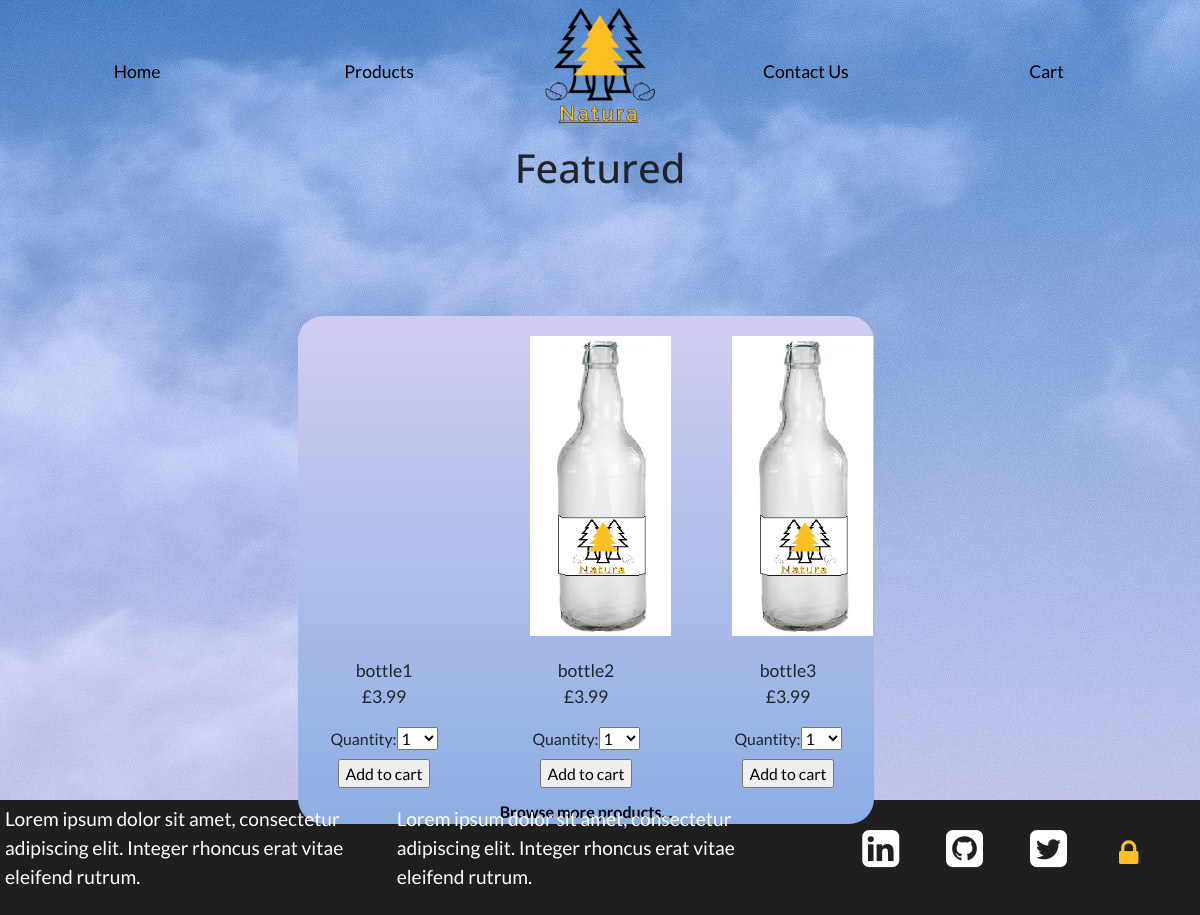
The page / on the database its author committed.
### products/models.py (models this page shows, shortened)
class add_product(models.Model):
    PRODUCT_CHOICES = (
        ('1', 'Bottle'), ('2', 'Crate'), ('3', 'Keg'))
    product_type = models.CharField(
        max_length=50, choices=PRODUCT_CHOICES, default='')
    product_title = models.CharField(max_length=50, blank=False)
    product_price = models.DecimalField(max_digits=10, default=0, decimal_places=2)
    product_img = models.ImageField(upload_to="static/img/product", blank=True, null=True)
    featured = models.BooleanField(default=False)

### home/views.py (the view)
# urls.py: 2. Add a URL to urlpatterns:  path('', views.home, name='home')
def home(request):
    cart = Cart(request)
    n = 0
    for item in cart:
        q = item['quantity']
        n = n + q
    print(n)
    featured = add_product.objects.filter(featured=True)[:3]
    cart_product_form = CartAddProductForm()
    return render(request, "../templates/home.html", {
        "featured": featured,
        "cart_product_form": cart_product_form,
        "n": n
        })

### cart/forms.py
class CartAddProductForm(forms.Form):
    quantity = forms.TypedChoiceField(
                                choices=PRODUCT_QUANTITY_CHOICES,
                                coerce=int)
    update = forms.BooleanField(required=False,
                                initial=False,
                                widget=forms.HiddenInput)

### cart/cart.py (called while the page is built)
    def __iter__(self):
        product_ids = self.cart.keys()
        products = add_product.objects.filter(id__in=product_ids)
        for product in products:
            self.cart[str(product.id)]['product'] = product
        for item in self.cart.values():
            item['price'] = Decimal(item['price'])
            itmround = item['price'] * item['quantity']
            item['total_price'] = round(itmround, 2)
            yield item

### templates/home.html (shortened to what this page needs)
{%load static%}
<html>
<head>
    <link rel="stylesheet" href="https://stackpath.bootstrapcdn.com/bootstrap/4.4.1/css/bootstrap.min.css">
    <link href="https://stackpath.bootstrapcdn.com/font-awesome/4.7.0/css/font-awesome.min.css" rel="stylesheet">
    <link rel="stylesheet" href="{%static 'css/main.css'%}">
</head>
<body>
<div class="homepage">
    <nav class="navbar navbar-expand-lg">
        <div class="collapse navbar-collapse justify-content-center row" id="navbarNav">
            <ul class="navbar-nav col-md-5 row">
                <li class="nav-item active col-md-6">
                    <a class="nav-link nav-link-hp" href="{%url 'home'%}">Home</a>
                </li>
                <li class="nav-item col-6">
                    <a class="nav-link nav-link-hp" href="{%url 'products'%}">Products</a>
                </li>
            </ul>
                <a class="nav-natura-hp col-md-2" href="{%url 'home'%}"></a>
            <ul class="navbar-nav col-md-5 row">
                <li class="nav-item col-6">
                    <a class="nav-link nav-link-hp" href="{%url 'contact_us'%}">Contact Us</a>
                </li>
                {%if user.is_superuser %}
                    <li class="nav-item col-6">
                        <a class="nav-link" href="{%url 'admin_review'%}">Admin Review</a>
                    </li>
                {%else%}
                    <li class="nav-item col-6 cart-nav">
                        <a class="nav-link nav-link-hp" href="{%url 'cart_detail'%}">Cart
                            <div class="cart-nav-n">
                            </div>
                        </a>
                    </li>
                {%endif%}
            </ul>
        </div>
    </nav>
    <div>
        <div class="page-title">
            <h1>Featured</h1>
        </div>
        <div class="homepage-featured">
            <div class="row">
            {%for featured in featured%}
                <div class="col-md-4">
                    <div class="featured-img" style="background-image: url('{{MEDIA_URL}}{{featured.product_img}}')"></div>
                    <div class="featured-text">
                            <div>{{featured.product_title}}</div>
                            <div>
                                <p>£{{featured.product_price}}</p>
                            </div>
                            <div>
                                <form class="add-cart-qty" action="{% url 'cart_add' featured.id %}" method="post">
                                    {{ cart_product_form }}
                                    <input type="submit" value="Add to cart">
                                </form>
                            </div>
                        </div>
                </div>
            {%endfor%}
            </div>
            <div class="featured-browsemore">
                <a href="{%url 'products'%}" class="a-tag">Browse more products...</a>
            </div>
        </div>
    </div>
</div>
<div>
    <footer class="footer">
        <div class="row">
            <div class="col-md-8 row">
                <div class="col-md-6">
                    <div>Lorem ipsum dolor sit amet, consectetur adipiscing elit. Integer rhoncus erat vitae eleifend rutrum.</div>
                </div>
                <div class="col-md-6">
                    <div>Lorem ipsum dolor sit amet, consectetur adipiscing elit. Integer rhoncus erat vitae eleifend rutrum.</div>
                </div>
            </div>
            <div class="col-md-4 footer-icons-mobile">
                <ul class="footer-list-ul">
                    <li class="footer-list-li">
                    <a href="https://www.linkedin.com/in/tom-garratt-303284168/" target="_blank" class="a-tag-footer"><i class="fa fa-linkedin-square"></i></a>
                    </li>
                    <li class="footer-list-li">
                    <a href="https://github.com/tgarratt" target="_blank" class="a-tag-footer"><i class="fa fa-github-square"></i></a>
                    </li>
                    <li class="footer-list-li">
                    <a href="https://twitter.com/Twitter" target="_blank" class="a-tag-footer"><i class="fa fa-twitter-square"></i></a>
                    </li>
                    {%if user.is_superuser %}
                    <li class="footer-list-li">
                    <a class="a-tag" href="{%url 'sign_out'%}"><i class="fa fa-unlock-alt sign-in" aria-hidden="true"></i></i></a>
                    </li>
                    {%else%}
                    <li class="footer-list-li">
                    <a class="a-tag" href="{%url 'sign_in'%}"><i class="fa fa-lock sign-in" aria-hidden="true"></i></a>
                    </li>
                    {%endif%}
                </ul>
            </div>
        </div>
    </footer>
</div>
</body>
</html>

### static/css/main.css (style rules this page uses)
body { font-family: 'Lato', sans-serif; height: 100% !important; }
.a-tag { color: #000; }
.page-title { text-align: center; font-family: 'Open Sans', sans-serif; }
.homepage { background-image: url('../../static/img/miscellaneous/homepage-pinksky-bg-lg.jpg'); background-repeat: no-repeat; height: 100%; width: 100%; }
.nav-natura-hp { background-image: url('../../static/img/miscellaneous/Natura-logo.png'); width: 8em; height: 8em; background-repeat: no-repeat; display: inline-block; background-size: contain; background-position: center; }
.nav-link-hp { font-size: 1.1em; padding-left: 45px !important; padding-right: 45px !important; text-decoration: none; text-align: center; position: relative; color: #000; }
.nav-link-hp:before { content: ""; position: absolute; width: 100%; height: 2px; bottom: 0; left: 0; background-color: #FCC023; visibility: hidden; -webkit-transform: scaleX(0); transform: scaleX(0); -webkit-transition: all 0.3s ease-in-out 0s; transition: all 0.3s ease-in-out 0s; }
.cart-nav { display: inline !important; }
.cart-nav-n { display: inline !important; padding-left: 3px; font-weight: 700; }
.homepage-featured { background-image: linear-gradient(#D1CDF0, #8DAEE4); position: absolute; top: 40%; left:29%; margin-top: -50px; margin-left: -50px; width: 48%; text-align: center; border-radius: 25px; display: inline-block; }
.featured-img { width: 150px; height: 300px; background-repeat: no-repeat; display: inline-block; background-size: contain; background-position: center; padding: 100px; margin-top: 20px; margin-bottom: 20px; z-index: 10; }
.featured-text { font-size: 1.1em; padding: 2px; }
.featured-browsemore { font-weight: 600; }
.nav-link { font-size: 1.1em; padding-left: 45px !important; padding-right: 45px !important; text-decoration: none; text-align: center; position: relative; color: #000; }
.nav-link:before { content: ""; position: absolute; width: 100%; height: 2px; bottom: 0; left: 0; background-color: #FCC023; visibility: hidden; -webkit-transform: scaleX(0); transform: scaleX(0); -webkit-transition: all 0.3s ease-in-out 0s; transition: all 0.3s ease-in-out 0s; }
.add-cart-qty { font-size: 0.9em; margin: 10px; }
.add-cart-qty input { margin: auto; }
.footer { font-size: 1.2em; background-color: #1F1F1F; color: #ffff; padding: 5px; }
.footer-list-ul { list-style: none; float: right; }
.footer-list-li { display: inline-block; font-size: 2.25em; margin: 0.5em; }
.a-tag-footer { color: #ffff; }
.sign-in { font-size: 0.7em; padding: 5px; color: #FCC023; position: relative; }

### rows shown on the page
add_product: product_title "bottle1", product_price "3.99"
add_product: product_img (picture), product_title "bottle2", product_price "3.99"
add_product: product_img (picture), product_title "bottle3", product_price "3.99"
